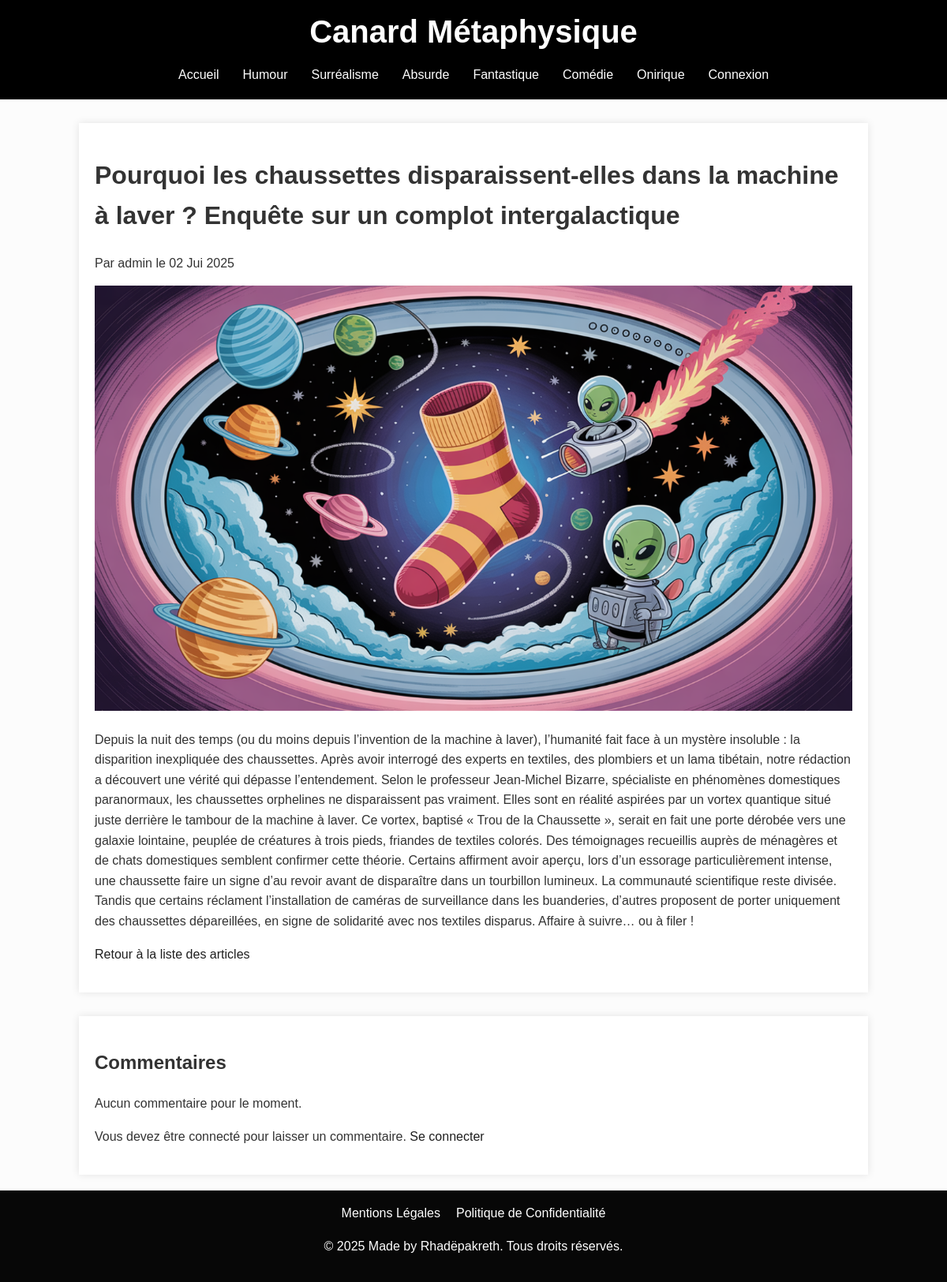
Page /article/chaussettes-machine-a-laver-complot/ on the committed database.
### blog_django/blog/models.py (models this page shows, shortened)
class Article(models.Model):
    titre = models.CharField(max_length=200)
    slug = models.SlugField(max_length=200)
    auteur = models.ForeignKey(User, on_delete=models.CASCADE, related_name='articles', null=True, blank=True)
    contenu = models.TextField(null=True)
    photo = models.ImageField(upload_to='articles/')
    created_at = models.DateTimeField(auto_now_add=True, auto_now=False,
                                verbose_name="Date de parution")
    updated_at = models.DateTimeField(auto_now_add=False, auto_now=True,
                                verbose_name="Date de modification")
    categorie = models.CharField(max_length=200, null=True, blank=True)
    is_published = models.BooleanField(default=True)

### blog_django/blog/views.py (the view, shortened to what this page needs)
# urls.py: path('article/<slug:slug>/', ArticleDetailView.as_view(), name='article_detail'),
class ArticleDetailView(DetailView):
    model = Article
    template_name = 'blog/article_detail.html'
    context_object_name = 'article'
    slug_url_kwarg = 'slug'
    slug_field = 'slug'
    def get_context_data(self, **kwargs):
        context = super().get_context_data(**kwargs)
        article = self.get_object()
        comments = article.comments.all()
        comment_form = CommentForm()
        context['comments'] = comments
        context['comment_form'] = comment_form
        context['categories'] = Article.objects.values_list('categorie', flat=True).distinct()
        return context

### blog_django/blog/templates/blog/article_detail.html (shortened to what this page needs)
{% extends 'blog/base.html' %}
{% block content %}
    <div class="card">
        <h1>{{ article.titre }}</h1>
        <p class="article-meta">Par {{ article.auteur }} le {{ article.created_at|date:"d M Y" }}</p>
        {% if article.photo %}
            <img src="{{ article.photo.url }}" alt="{{ article.titre }}" style="width: 100%;">
        {% endif %}
        <div class="article-content">
            <p>{{ article.contenu }}</p>
        </div>
        <p><a href="{% url 'blog:article_list' %}">Retour à la liste des articles</a></p>
    </div>
    <div class="card comments-section">
        <h2>Commentaires</h2>
        {% for comment in comments %}
            <div class="comment">
                <p class="comment-meta"><strong>{{ comment.auteur }}</strong> le {{ comment.created_at|date:"d M Y H:i" }}</p>
                <p>{{ comment.contenu }}</p>
                {% if user.is_authenticated and user == comment.auteur %}
                    <p>
                        <a href="{% url 'blog:comment_update' article_slug=comment.article.slug pk=comment.pk %}">Modifier</a> |
                        <a href="{% url 'blog:comment_delete' article_slug=comment.article.slug pk=comment.pk %}">Supprimer</a>
                    </p>
                {% endif %}
            </div>
        {% empty %}
            <p>Aucun commentaire pour le moment.</p>
        {% endfor %}
        {% if user.is_authenticated %}
            <div class="add-comment">
                <h3>Ajouter un commentaire</h3>
                <form method="post">
                    {% csrf_token %}
                    {{ comment_form.as_p }}
                    <button type="submit" class="btn btn-primary">Envoyer</button>
                </form>
            </div>
        {% else %}
            <p>Vous devez être connecté pour laisser un commentaire. <a href="{% url 'login' %}">Se connecter</a></p>
        {% endif %}
    </div>
{% endblock %}

### blog_django/blog/templates/blog/base.html (style rules this page uses)
body { font-family: 'Arial', sans-serif; line-height: 1.6; margin: 0; padding: 0; background-color: #fcfcfc; color: #333; width: 100vw; }
.card { width: 80%; padding: 20px; background-color: #fff; box-shadow: 0 0 10px rgba(0, 0, 0, 0.1); }
a { color: #1f1f1f; text-decoration: none; transition: color 0.3s ease; }

### rows in the picture
Article: titre "Pourquoi les chaussettes disparaissent-elles dans la machine à laver ? Enquête sur un complot intergalactique", auteur "admin", created_at "02 Jui 2025", photo (picture), contenu "Depuis la nuit des temps (ou du moins depuis l’invention de la machine à laver), l’humanité fait face à un mystère insoluble : la disparition inexpliquée des chaussettes. Après avoir interrogé des experts en textiles, des plombiers et un lama tibétain, notre rédaction a découvert une vérité qui dépasse l’entendement. Selon le professeur Jean-Michel Bizarre, spécialiste en phénomènes domestiques paranormaux, les chaussettes orphelines ne disparaissent pas vraiment. Elles sont en réalité aspirées par un vortex quantique situé juste derrière le tambour de la machine à laver. Ce vortex, baptisé « Trou de la Chaussette », serait en fait une porte dérobée vers une galaxie lointaine, peuplée de…"

### other values in the picture
{{ category }} "Humour" "Surréalisme" "Absurde" "Fantastique" "Comédie" "Onirique"
